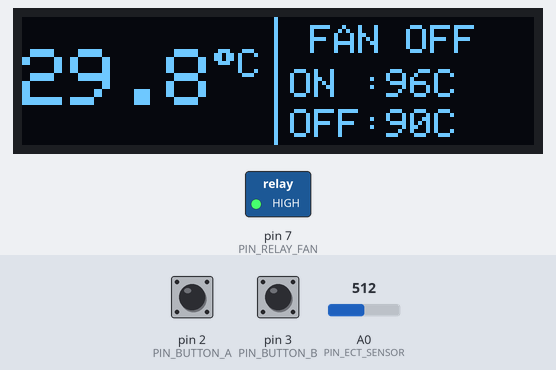
Recording of a program running on a simulated Arduino Nano, built with avr-gcc and run on an emulated ATmega328P. Parts: 128×32 one-colour display, switched loads named in the program (green lamp = pin HIGH). The inputs (shaded band) are chosen by the test bench; at power-on: A0 (PIN_ECT_SENSOR) = 512, pin 2 (PIN_BUTTON_A) HIGH, pin 3 (PIN_BUTTON_B) HIGH. EEPROM starts erased; what the program prints to the serial monitor is not drawn.

Above: at 2.4 s.
2.5 s: A0 (PIN_ECT_SENSOR) set to 117
At 2.67 s:
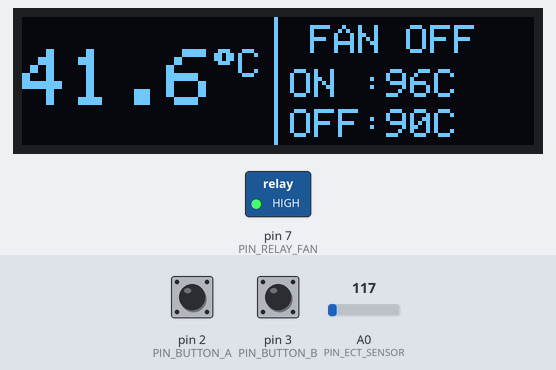
4.1 s: A0 (PIN_ECT_SENSOR) set to 109
At 6.5 s:
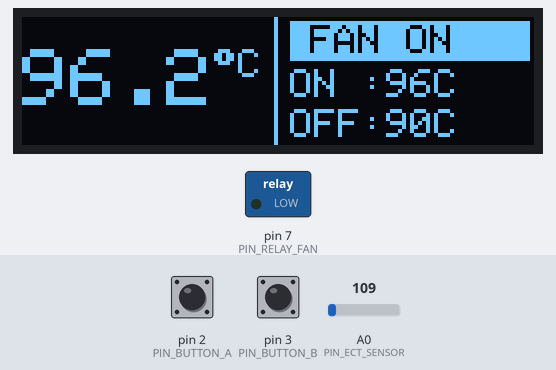
6.8 s: pin 2 (PIN_BUTTON_A) pulled LOW for 3.2 s
At 9.1 s:
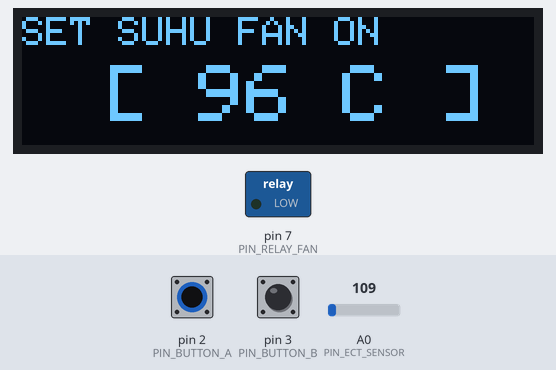
11.5 s: pin 3 (PIN_BUTTON_B) pulled LOW for 0.15 s
At 12.3 s:
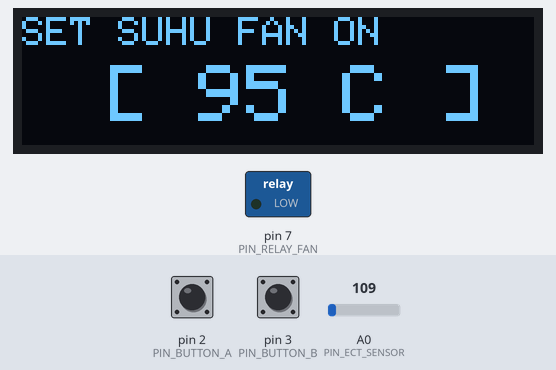
13.2 s: pin 2 (PIN_BUTTON_A) pulled LOW for 3.2 s
At 14.9 s:
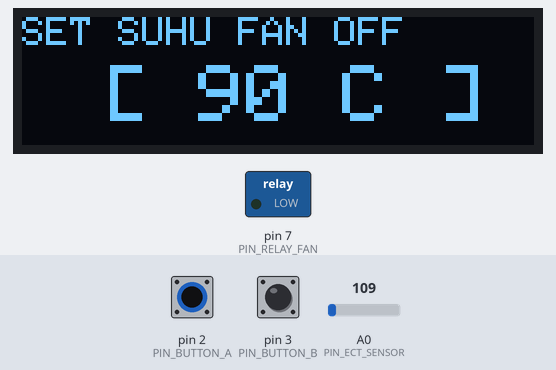
17.9 s: pin 2 (PIN_BUTTON_A) pulled LOW for 3.2 s
At 19.8 s:
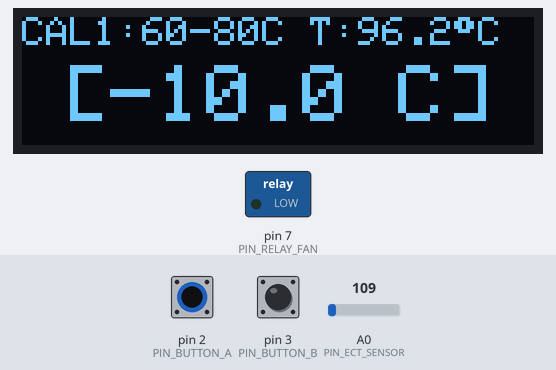
Timing chart, 0 to 21.3 s (numbered marks = the images above; inputs shaded):
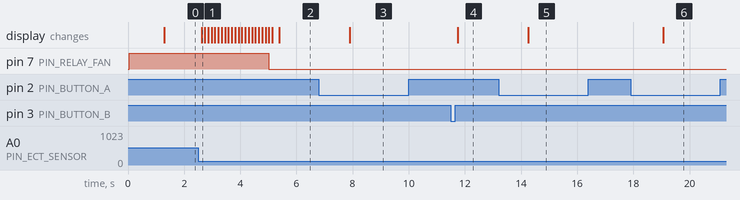

Measured:
- the behaviour switches between 110 and 109 on A0 (PIN_ECT_SENSOR) (found by bisection; images 1 and 2)
- after the input at 2.5 s, the display: changes after 0.12 s (image 1)
- after the input at 4.1 s, pin 7 (PIN_RELAY_FAN): HIGH → LOW after 0.92 s
- after the input at 6.8 s, the display: changes after 1.1 s (image 3)
- after the input at 11.5 s, the display: changes after 0.24 s (image 4)
- after the input at 13.2 s, the display: changes after 1.1 s (image 5)
- after the input at 17.9 s, the display: changes after 1.2 s (image 6)

The program:

main.cpp
```cpp
#include <Arduino.h>
#include "Config.h"
#include "Types.h"
#include "Storage.h"
#include "EctSensor.h"
#include "ButtonHandler.h"
#include "RelayController.h"
#include "DisplayManager.h"

// Inisialisasi modul-modul sistem
Storage storage;
EctSensor ectSensor(PIN_ECT_SENSOR);
ButtonHandler buttonA(PIN_BUTTON_A);
ButtonHandler buttonB(PIN_BUTTON_B);
RelayController relayController(PIN_RELAY_FAN, RELAY_ACTIVE_LOW);
DisplayManager displayManager;

// State navigasi sistem
MenuState currentMenu = MENU_DASHBOARD;
unsigned long lastMenuInteraction = 0;
unsigned long lastUserActivityTime = 0;
bool lastFanState = false;

// Pewaktu non-blocking
unsigned long lastSensorTime = 0;
unsigned long lastDisplayTime = 0;
unsigned long lastRelayTime = 0;
unsigned long lastSerialLogTime = 0;

void handleMenuNavigation() {
    // Jika layar sedang mati/tidur (sleep mode)
    if (!displayManager.isDisplayOn()) {
        // Jika ada tombol ditekan, bangunkan layar dan abaikan aksi menu pada klik pertama ini
        if (digitalRead(PIN_BUTTON_A) == LOW || digitalRead(PIN_BUTTON_B) == LOW) {
            displayManager.setDisplayPower(true);
            lastUserActivityTime = millis();
            lastMenuInteraction = millis();
            buttonA.update();
            buttonB.update();
            return;
        }
        return;
    }

    ButtonEvent evtA = buttonA.update();
    ButtonEvent evtB = buttonB.update();

    if (evtA != BTN_EVENT_NONE || evtB != BTN_EVENT_NONE) {
        lastMenuInteraction = millis();
        lastUserActivityTime = millis();
    }

    SystemSettings& settings = storage.getSettings();

    switch (currentMenu) {
        case MENU_DASHBOARD:
            // Tahan Tombol A selama 1 detik untuk masuk ke menu pengaturan
            if (evtA == BTN_EVENT_LONG_PRESS) {
                currentMenu = MENU_SET_TEMP_UPPER;
            }
            break;

        case MENU_SET_TEMP_UPPER:
            if (evtA == BTN_EVENT_SHORT_PRESS) {
                if (settings.tempUpper < MAX_ALLOWABLE_TEMP_UPPER) {
                    settings.tempUpper++;
                }
            } else if (evtB == BTN_EVENT_SHORT_PRESS) {
                if (settings.tempUpper > settings.tempLower + MIN_HYSTERESIS_GAP) {
                    settings.tempUpper--;
                }
            } else if (evtA == BTN_EVENT_LONG_PRESS) {
                // Tekan tahan A untuk lanjut ke menu setting suhu bawah
                currentMenu = MENU_SET_TEMP_LOWER;
            } else if (evtB == BTN_EVENT_LONG_PRESS) {
                // Tekan tahan B untuk simpan dan langsung keluar
                storage.saveSettings();
                currentMenu = MENU_DASHBOARD;
            }
            break;

        case MENU_SET_TEMP_LOWER:
            if (evtA == BTN_EVENT_SHORT_PRESS) {
                if (settings.tempLower < settings.tempUpper - MIN_HYSTERESIS_GAP) {
                    settings.tempLower++;
                }
            } else if (evtB == BTN_EVENT_SHORT_PRESS) {
                if (settings.tempLower > MIN_ALLOWABLE_TEMP_LOWER) {
                    settings.tempLower--;
                }
            } else if (evtA == BTN_EVENT_LONG_PRESS) {
                // Tekan tahan A untuk lanjut ke kalibrasi offset zona 1 (60-80°C)
                currentMenu = MENU_CALIBRATE_OFFSET_1;
            } else if (evtB == BTN_EVENT_LONG_PRESS) {
                storage.saveSettings();
                currentMenu = MENU_DASHBOARD;
            }
            break;

        case MENU_CALIBRATE_OFFSET_1:
            if (evtA == BTN_EVENT_SHORT_PRESS) {
                if (settings.tempOffset1 < MAX_ALLOWABLE_OFFSET) {
                    settings.tempOffset1 += OFFSET_STEP_TENTHS;
                }
            } else if (evtB == BTN_EVENT_SHORT_PRESS) {
                if (settings.tempOffset1 > MIN_ALLOWABLE_OFFSET) {
                    settings.tempOffset1 -= OFFSET_STEP_TENTHS;
                }
            } else if (evtA == BTN_EVENT_LONG_PRESS) {
                // Tekan tahan A untuk lanjut ke kalibrasi offset zona 2 (80-90°C)
                currentMenu = MENU_CALIBRATE_OFFSET_2;
            } else if (evtB == BTN_EVENT_LONG_PRESS) {
                storage.saveSettings();
                currentMenu = MENU_DASHBOARD;
            }
            break;

        case MENU_CALIBRATE_OFFSET_2:
            if (evtA == BTN_EVENT_SHORT_PRESS) {
                if (settings.tempOffset2 < MAX_ALLOWABLE_OFFSET) {
                    settings.tempOffset2 += OFFSET_STEP_TENTHS;
                }
            } else if (evtB == BTN_EVENT_SHORT_PRESS) {
                if (settings.tempOffset2 > MIN_ALLOWABLE_OFFSET) {
                    settings.tempOffset2 -= OFFSET_STEP_TENTHS;
                }
            } else if (evtA == BTN_EVENT_LONG_PRESS) {
                // Tekan tahan A untuk lanjut ke kalibrasi offset zona 3 (>90°C)
                currentMenu = MENU_CALIBRATE_OFFSET_3;
            } else if (evtB == BTN_EVENT_LONG_PRESS) {
                storage.saveSettings();
                currentMenu = MENU_DASHBOARD;
            }
            break;

        case MENU_CALIBRATE_OFFSET_3:
            if (evtA == BTN_EVENT_SHORT_PRESS) {
                if (settings.tempOffset3 < MAX_ALLOWABLE_OFFSET) {
                    settings.tempOffset3 += OFFSET_STEP_TENTHS;
                }
            } else if (evtB == BTN_EVENT_SHORT_PRESS) {
                if (settings.tempOffset3 > MIN_ALLOWABLE_OFFSET) {
                    settings.tempOffset3 -= OFFSET_STEP_TENTHS;
                }
            } else if (evtA == BTN_EVENT_LONG_PRESS) {
                // Tekan tahan A untuk lanjut ke menu setting Auto-Sleep OLED
                currentMenu = MENU_SET_OLED_TIMEOUT;
            } else if (evtB == BTN_EVENT_LONG_PRESS) {
                storage.saveSettings();
                currentMenu = MENU_DASHBOARD;
            }
            break;

        case MENU_SET_OLED_TIMEOUT:
            if (evtA == BTN_EVENT_SHORT_PRESS) {
                if (settings.oledTimeoutMin < MAX_OLED_TIMEOUT_MIN) {
                    settings.oledTimeoutMin++;
                }
            } else if (evtB == BTN_EVENT_SHORT_PRESS) {
                if (settings.oledTimeoutMin > MIN_OLED_TIMEOUT_MIN) {
                    settings.oledTimeoutMin--;
                }
            } else if (evtA == BTN_EVENT_LONG_PRESS || evtB == BTN_EVENT_LONG_PRESS) {
                // Simpan ke EEPROM dan kembali ke dashboard
                storage.saveSettings();
                currentMenu = MENU_DASHBOARD;
            }
            break;
    }

    // Auto-timeout Menu: Jika tidak ada tombol ditekan selama 10 detik,
    // simpan pengaturan dan otomatis kembali ke tampilan dashboard
    if (currentMenu != MENU_DASHBOARD && (millis() - lastMenuInteraction > INTERVAL_MENU_TIMEOUT_MS)) {
        storage.saveSettings();
        currentMenu = MENU_DASHBOARD;
    }

    // Auto-sleep Layar OLED:
    // Jika berada di dashboard dan waktu idle melebihi batas settingan (1 - 30 menit),
    // matikan layar. Layar tidak akan dimatikan jika ada sensor error atau kipas sedang hidup.
    if (currentMenu == MENU_DASHBOARD && displayManager.isDisplayOn()) {
        unsigned long sleepTimeoutMs = (unsigned long)settings.oledTimeoutMin * 60000UL;
        if (ectSensor.getData().isValid && !relayController.isFanOn()) {
            if (millis() - lastUserActivityTime >= sleepTimeoutMs) {
                displayManager.setDisplayPower(false);
            }
        }
    }
}

void printSerialLog() {
    const SensorData& sensor = ectSensor.getData();
    const SystemSettings& settings = storage.getSettings();

    Serial.print(F("[CR-V ECT] Suhu: "));
    Serial.print(sensor.temperature, 1);
    Serial.print(F(" C (Raw: "));
    Serial.print(sensor.rawTemperature, 1);
    Serial.print(F(" C) | Volt: "));
    Serial.print(sensor.rawVoltage, 2);
    Serial.print(F("V (ADC: "));
    Serial.print(sensor.rawAdc);
    Serial.print(F(") | Offset Aktif: "));
    if (sensor.currentOffset >= 0) Serial.print(F("+"));
    Serial.print(sensor.currentOffset, 1);
    Serial.print(F("C [O1:"));
    Serial.print((float)settings.tempOffset1 / 10.0f, 1);
    Serial.print(F(" O2:"));
    Serial.print((float)settings.tempOffset2 / 10.0f, 1);
    Serial.print(F(" O3:"));
    Serial.print((float)settings.tempOffset3 / 10.0f, 1);
    Serial.print(F("] | Fan: "));
    Serial.print(relayController.isFanOn() ? F("ON") : F("OFF"));
    Serial.print(F(" | OLED: "));
    Serial.print(displayManager.isDisplayOn() ? F("ON") : F("SLEEP"));
    if (!sensor.isValid) {
        Serial.print(F(" | ! FAIL-SAFE ACTIVE !"));
    }
    Serial.println();
}

void setup() {
    Serial.begin(115200);
    Serial.println(F("\n========================================"));
    Serial.println(F("CR-V Gen 3 Emergency Fan Controller"));
    Serial.println(F("Initializing system modules..."));
    Serial.println(F("========================================"));

    storage.begin();
    ectSensor.begin();
    buttonA.begin();
    buttonB.begin();
    relayController.begin();

    if (displayManager.begin()) {
        displayManager.showBootScreen();
    } else {
        Serial.println(F("[ERROR] OLED Display tidak terdeteksi di 0x3C!"));
    }

    lastUserActivityTime = millis();
    lastFanState = false;

    Serial.println(F("System Ready."));
}

void loop() {
    unsigned long currentMillis = millis();

    // 1. Tangani input tombol (dipanggil setiap iterasi untuk respon instan)
    handleMenuNavigation();

    // 2. Sampling sensor ECT (setiap 50ms)
    if (currentMillis - lastSensorTime >= INTERVAL_SENSOR_SAMPLE_MS) {
        lastSensorTime = currentMillis;
        const SystemSettings& settings = storage.getSettings();
        ectSensor.update(settings.tempOffset1, settings.tempOffset2, settings.tempOffset3);
    }

    // 3. Evaluasi logika Fan Relay (setiap 100ms)
    if (currentMillis - lastRelayTime >= INTERVAL_RELAY_UPDATE_MS) {
        lastRelayTime = currentMillis;
        relayController.update(ectSensor.getData(), storage.getSettings());

        // Bangunkan layar secara otomatis jika ada kondisi krusial:
        // - Sensor bermasalah (kabel putus atau korslet ke ground)
        // - Kipas radiator baru saja terpicu menyala (suhu mencapai batas atas)
        bool currentFanState = relayController.isFanOn();
        if (!ectSensor.getData().isValid || (currentFanState && !lastFanState)) {
            if (!displayManager.isDisplayOn()) {
                displayManager.setDisplayPower(true);
            }
            lastUserActivityTime = currentMillis;
        }
        lastFanState = currentFanState;
    }

    // 4. Perbarui Tampilan OLED (setiap 120ms - no flicker, no lag)
    if (currentMillis - lastDisplayTime >= INTERVAL_DISPLAY_UPDATE_MS) {
        lastDisplayTime = currentMillis;
        displayManager.update(
            currentMenu,
            ectSensor.getData(),
            storage.getSettings(),
            relayController.isFanOn()
        );
    }

    // 5. Telemetri Serial Debug (setiap 1000ms)
    if (currentMillis - lastSerialLogTime >= 1000) {
        lastSerialLogTime = currentMillis;
        printSerialLog();
    }
}
```

ButtonHandler.h
```cpp
#ifndef BUTTON_HANDLER_H
#define BUTTON_HANDLER_H

#include "Config.h"
#include "Types.h"

class ButtonHandler {
public:
    ButtonHandler(uint8_t pin);
    void begin();
    ButtonEvent update();

private:
    uint8_t buttonPin;
    bool lastSteadyState;
    bool lastFlickerableState;
    unsigned long lastDebounceTime;
    unsigned long pressStartTime;
    bool longPressFired;
};

#endif // BUTTON_HANDLER_H
```

DisplayManager.h
```cpp
#ifndef DISPLAY_MANAGER_H
#define DISPLAY_MANAGER_H

#include <Adafruit_GFX.h>
#include <Adafruit_SSD1306.h>
#include "Config.h"
#include "Types.h"

class DisplayManager {
public:
    DisplayManager();
    bool begin();
    void update(MenuState menuState, const SensorData& sensor, const SystemSettings& settings, bool isFanOn);
    void showBootScreen();
    void setDisplayPower(bool on);
    bool isDisplayOn() const;

private:
    Adafruit_SSD1306 display;
    bool isPoweredOn;

    void renderDashboard(const SensorData& sensor, const SystemSettings& settings, bool isFanOn);
    void renderMenuUpper(const SystemSettings& settings);
    void renderMenuLower(const SystemSettings& settings);
    void renderMenuOffset(uint8_t zoneIndex, int16_t offsetTenths, const SensorData& sensor);
    void renderMenuTimeout(const SystemSettings& settings);
    void renderFailSafeAlert(const SensorData& sensor);
};

#endif // DISPLAY_MANAGER_H
```

EctSensor.h
```cpp
#ifndef ECT_SENSOR_H
#define ECT_SENSOR_H

#include "Config.h"
#include "Types.h"

class EctSensor {
public:
    EctSensor(uint8_t pin);
    void begin();
    void update(int16_t offset1, int16_t offset2, int16_t offset3);
    const SensorData& getData() const;

private:
    uint8_t sensorPin;
    SensorData data;
    float filteredAdc;
    bool isFirstRead;

    float adcToTemperature(float adcVal);
    float calculateInterpolatedOffset(float rawTemp, float o1, float o2, float o3);
    void checkSafetyThresholds(uint16_t adcVal);
};

#endif // ECT_SENSOR_H
```

RelayController.h
```cpp
#ifndef RELAY_CONTROLLER_H
#define RELAY_CONTROLLER_H

#include "Config.h"
#include "Types.h"

class RelayController {
public:
    RelayController(uint8_t pin, bool activeLow);
    void begin();
    void update(const SensorData& sensor, const SystemSettings& settings);
    bool isFanOn() const;
    bool isFailSafeActive() const;

private:
    uint8_t relayPin;
    bool isActiveLow;
    bool fanState;
    bool failSafeActive;
    unsigned long lastSwitchTime;

    void setPhysicalPin(bool state);
};

#endif // RELAY_CONTROLLER_H
```

Storage.h
```cpp
#ifndef STORAGE_H
#define STORAGE_H

#include "Types.h"
#include "Config.h"

class Storage {
public:
    Storage();
    void begin();
    SystemSettings& getSettings();
    bool saveSettings();
    void resetToDefaults();

private:
    SystemSettings settings;
    uint8_t calculateChecksum(const SystemSettings& data);
    bool isValid(const SystemSettings& data);
};

#endif // STORAGE_H
```

Types.h
```cpp
#ifndef TYPES_H
#define TYPES_H

#include <Arduino.h>

enum MenuState {
    MENU_DASHBOARD = 0,
    MENU_SET_TEMP_UPPER,
    MENU_SET_TEMP_LOWER,
    MENU_CALIBRATE_OFFSET_1,
    MENU_CALIBRATE_OFFSET_2,
    MENU_CALIBRATE_OFFSET_3,
    MENU_SET_OLED_TIMEOUT
};

enum ButtonEvent {
    BTN_EVENT_NONE = 0,
    BTN_EVENT_SHORT_PRESS,
    BTN_EVENT_LONG_PRESS
};

struct SystemSettings {
    uint16_t magicKey;      // Pengenal validasi memori EEPROM
    int8_t tempUpper;       // Ambang batas Fan ON (°C)
    int8_t tempLower;       // Ambang batas Fan OFF (°C)
    int16_t tempOffset1;    // Offset Zona 1 (dalam sepersepuluh °C, misal -100 = -10.0°C)
    int16_t tempOffset2;    // Offset Zona 2 (dalam sepersepuluh °C)
    int16_t tempOffset3;    // Offset Zona 3 (dalam sepersepuluh °C)
    uint8_t oledTimeoutMin; // Waktu tunggu auto-sleep OLED (menit, 1 - 30)
    uint8_t checksum;       // Checksum sederhana untuk integritas data
};

struct SensorData {
    float temperature;      // Suhu terfilter setelah kalibrasi 3-zona (°C)
    float rawTemperature;   // Suhu mentah dari kurva sebelum kalibrasi (°C)
    float currentOffset;    // Nilai offset aktif terinterpolasi (°C)
    float rawVoltage;       // Tegangan analog terukur (V)
    uint16_t rawAdc;        // Nilai ADC terukur (0 - 1023)
    bool isValid;           // True jika pembacaan sensor dalam batas wajar
    bool isShortCircuit;    // True jika sinyal korslet ke ground
    bool isOpenCircuit;     // True jika sinyal putus (tegangan mendekati 5V)
};

#endif // TYPES_H
```

ButtonHandler.cpp
```cpp
#include "ButtonHandler.h"

ButtonHandler::ButtonHandler(uint8_t pin)
    : buttonPin(pin),
      lastSteadyState(HIGH),
      lastFlickerableState(HIGH),
      lastDebounceTime(0),
      pressStartTime(0),
      longPressFired(false) {}

void ButtonHandler::begin() {
    pinMode(buttonPin, INPUT_PULLUP);
    lastSteadyState = digitalRead(buttonPin);
    lastFlickerableState = lastSteadyState;
}

ButtonEvent ButtonHandler::update() {
    ButtonEvent event = BTN_EVENT_NONE;
    int currentState = digitalRead(buttonPin);

    // Cek apakah ada perubahan status pin untuk debounce
    if (currentState != lastFlickerableState) {
        lastDebounceTime = millis();
        lastFlickerableState = currentState;
    }

    // Jika status pin sudah stabil melebihi durasi debounce
    if ((millis() - lastDebounceTime) > BUTTON_DEBOUNCE_MS) {
        // Deteksi transisi state
        if (lastSteadyState == HIGH && currentState == LOW) {
            // Tombol mulai ditekan
            lastSteadyState = LOW;
            pressStartTime = millis();
            longPressFired = false;
        } else if (lastSteadyState == LOW && currentState == HIGH) {
            // Tombol dilepas
            lastSteadyState = HIGH;
            if (!longPressFired) {
                // Jika belum sempat memicu long press, anggap sebagai short press
                event = BTN_EVENT_SHORT_PRESS;
            }
        } else if (lastSteadyState == LOW && currentState == LOW) {
            // Tombol sedang ditahan
            if (!longPressFired && (millis() - pressStartTime >= BUTTON_LONG_PRESS_MS)) {
                longPressFired = true;
                event = BTN_EVENT_LONG_PRESS;
            }
        }
    }

    return event;
}
```

Source omitted: DisplayManager.cpp (6802 bytes), EctSensor.cpp (4943 bytes), RelayController.cpp (1831 bytes), Storage.cpp (2533 bytes), Config.h (3928 bytes)
